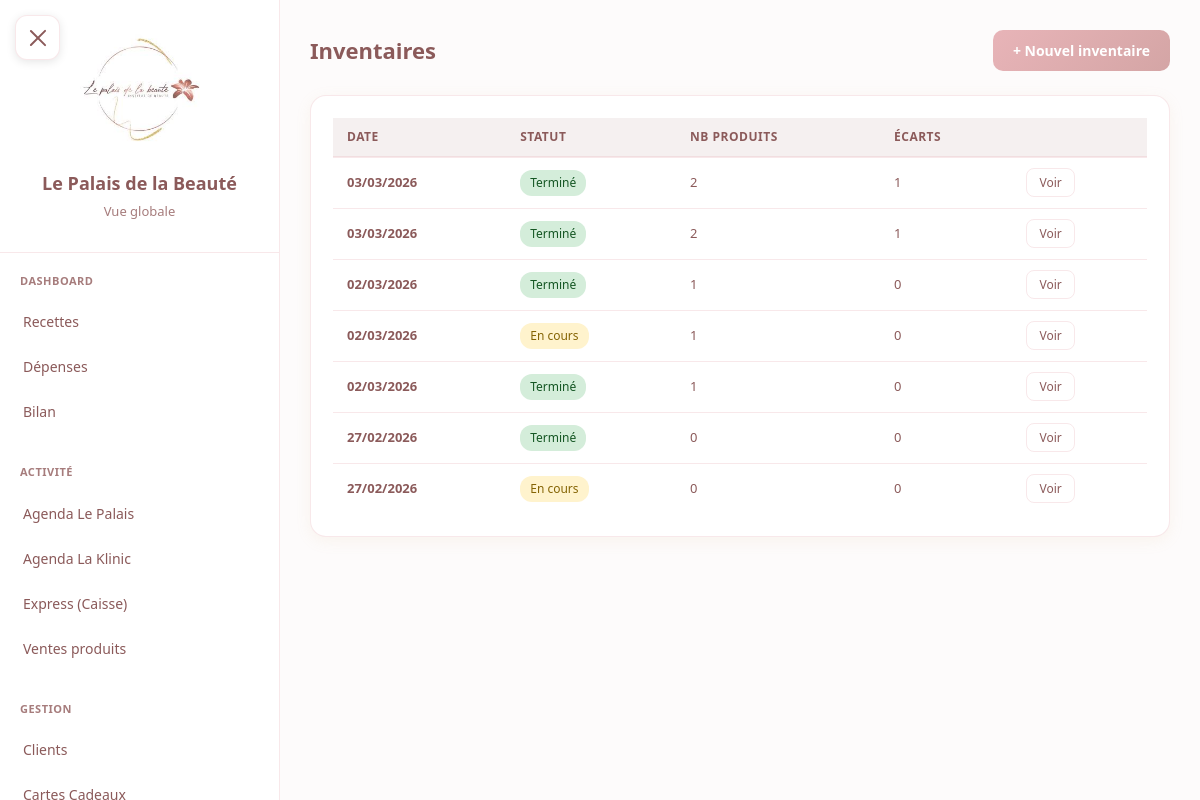
Before: /gestion/stocks/inventaire/ (signed in) with the older database file.
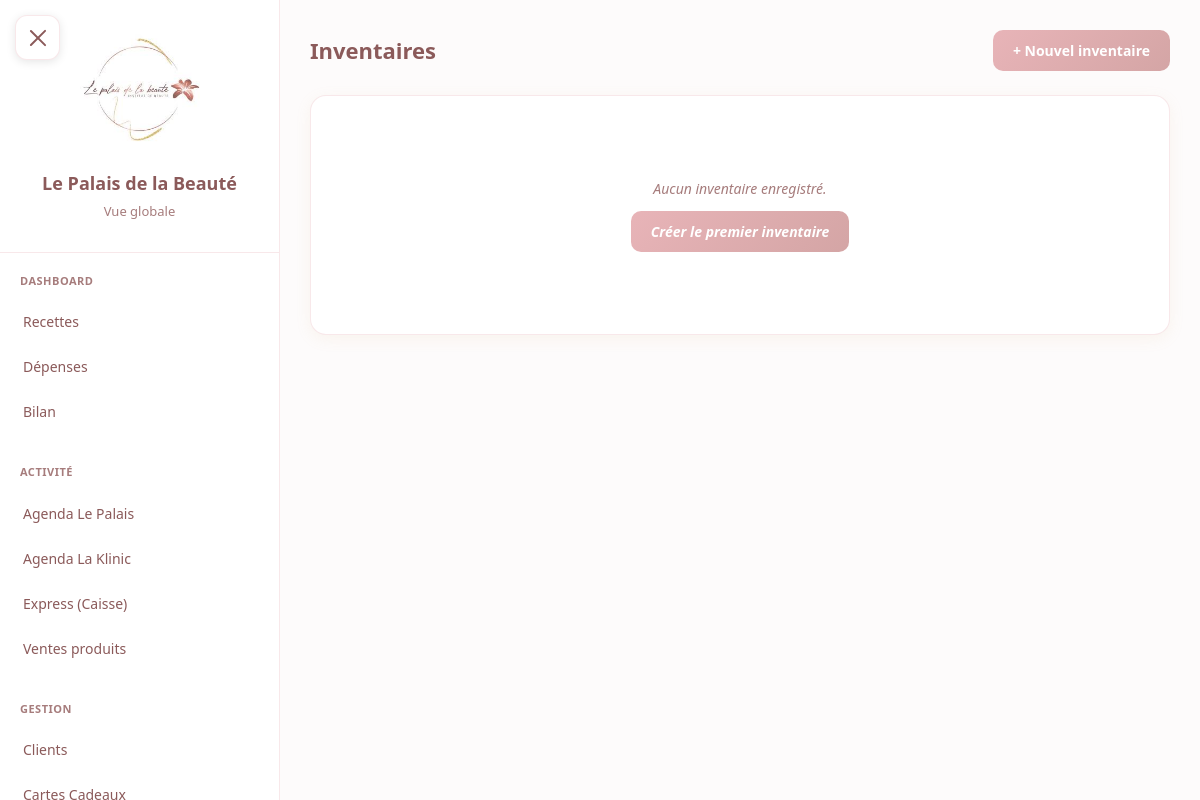
After: the same page with the newer database file.
### core/models.py (models this page shows, shortened)
class Inventaire(models.Model):
    STATUT_CHOICES = [
        ('en_cours', 'En cours'),
        ('termine', 'Terminé'),
        ('annule', 'Annulé'),
    ]
    date = models.DateField()
    statut = models.CharField(max_length=20, choices=STATUT_CHOICES, default='en_cours')
    commentaire = models.TextField(blank=True, null=True)
    effectue_par = models.ForeignKey('Utilisateur', on_delete=models.SET_NULL, null=True)
    date_creation = models.DateTimeField(auto_now_add=True)
    date_cloture = models.DateTimeField(null=True, blank=True)
    class Meta:
        verbose_name = "Inventaire"
        verbose_name_plural = "Inventaires"
        ordering = ['-date']
    @property
    def nb_ecarts(self):
        return self.lignes.exclude(ecart=0).count()

### gestion/views.py (the view)
# urls.py: path('stocks/inventaire/', views.inventaire_liste, name='inventaire_liste'),
@login_required
@role_required(['patron', 'manager'])
def inventaire_liste(request):
    user = request.user.utilisateur
    institut = user.institut
    inventaires = Inventaire.objects.filter(effectue_par__institut=institut).select_related('effectue_par')[:50]
    return render(request, 'gestion/stocks/inventaire_liste.html', {
        'inventaires': inventaires,
        'titre': 'Inventaires',
    })

### core/models.py (called while the page is built)
    def is_patron(self):
        return self.role == 'patron'

### templates/gestion/stocks/inventaire_liste.html (shortened to what this page needs)
{% extends 'base.html' %}
{% block content %}
<div class="inv-container">
    <div class="page-header">
        <h1>Inventaires</h1>
        <a href="{% url 'gestion:inventaire_nouveau' %}" class="btn-primary">+ Nouvel inventaire</a>
    </div>
    <div class="card">
        {% if inventaires %}
        <table>
            <thead>
                <tr>
                    <th>Date</th>
                    <th>Statut</th>
                    <th>Nb produits</th>
                    <th>Écarts</th>
                    <th></th>
                </tr>
            </thead>
            <tbody>
                {% for inv in inventaires %}
                <tr>
                    <td><strong>{{ inv.date|date:"d/m/Y" }}</strong></td>
                    <td>
                        {% if inv.statut == 'en_cours' %}<span class="badge badge-en-cours">En cours</span>
                        {% elif inv.statut == 'termine' %}<span class="badge badge-termine">Terminé</span>
                        {% else %}<span class="badge badge-annule">Annulé</span>{% endif %}
                    </td>
                    <td>{{ inv.lignes.count }}</td>
                    <td>{{ inv.nb_ecarts }}</td>
                    <td>
                        <a href="{% url 'gestion:inventaire_detail' inv.id %}" class="btn-link">Voir</a>
                    </td>
                </tr>
                {% endfor %}
            </tbody>
        </table>
        {% else %}
        <div class="empty-state">
            <p>Aucun inventaire enregistré.</p>
            <a href="{% url 'gestion:inventaire_nouveau' %}" class="btn-primary" style="margin-top:12px;">Créer le premier inventaire</a>
        </div>
        {% endif %}
    </div>
</div>
{% endblock %}

Changed rows visible on the page:
removed Inventaire: date "03/03/2026", statut "Terminé", lignes.count "2", nb_ecarts "1"
removed Inventaire: date "03/03/2026", statut "Terminé", lignes.count "2", nb_ecarts "1"
removed Inventaire: date "02/03/2026", statut "Terminé", lignes.count "1", nb_ecarts "0"
removed Inventaire: date "02/03/2026", statut "En cours", lignes.count "1", nb_ecarts "0"
removed Inventaire: date "02/03/2026", statut "Terminé", lignes.count "1", nb_ecarts "0"
removed Inventaire: date "27/02/2026", statut "Terminé", lignes.count "0", nb_ecarts "0"
removed Inventaire: date "27/02/2026", statut "En cours", lignes.count "0", nb_ecarts "0"
Other visible differences:
text no longer shown: "DATE STATUT NB PRODUITS ÉCARTS"
text now shown: "Aucun inventaire enregistré. Créer le premier inventaire"
